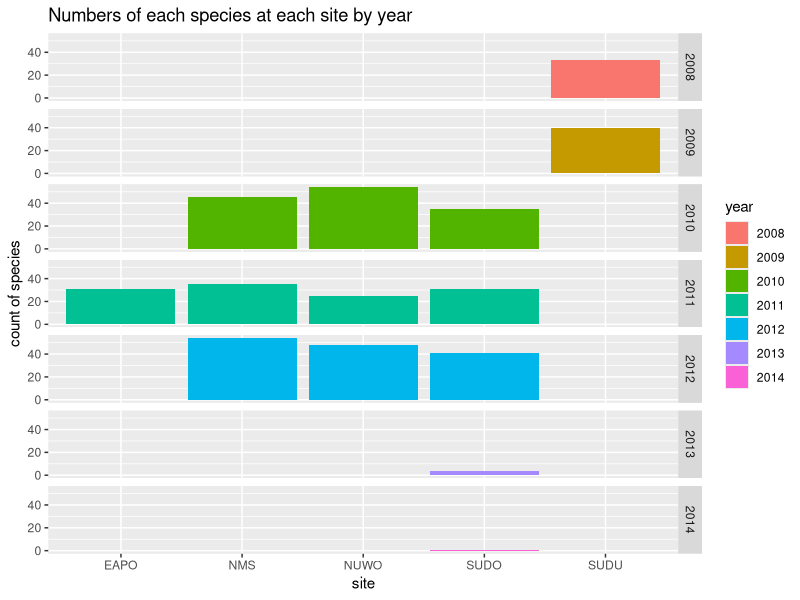
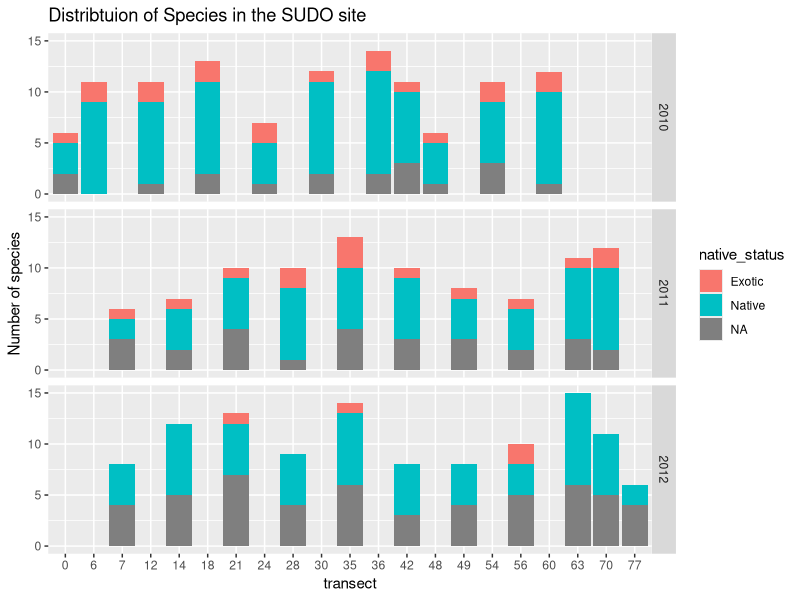
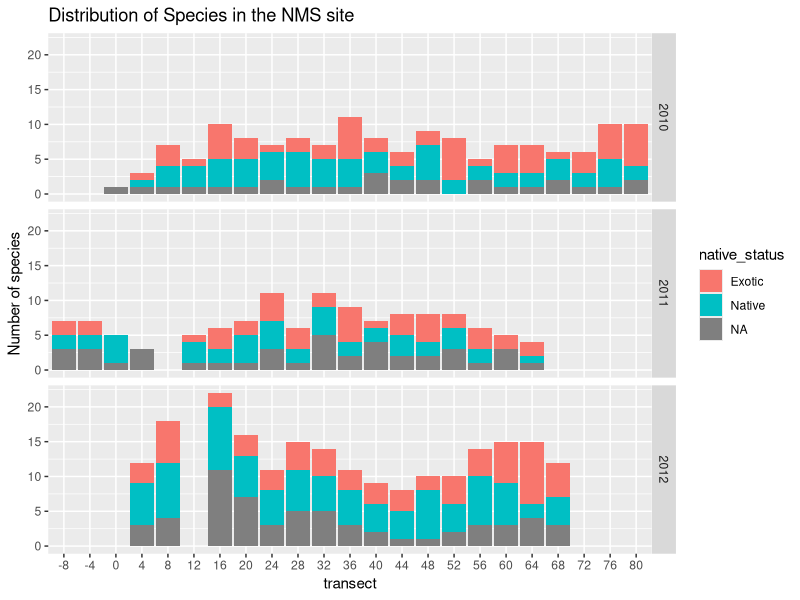
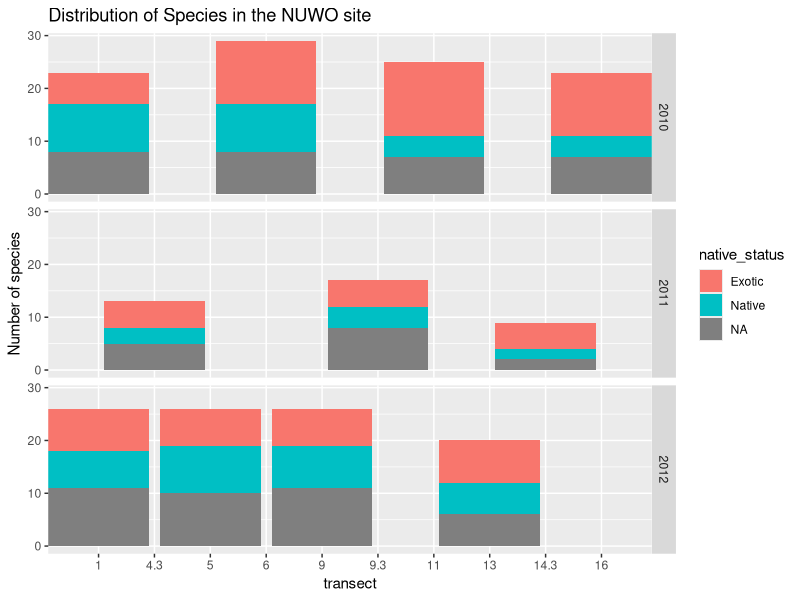
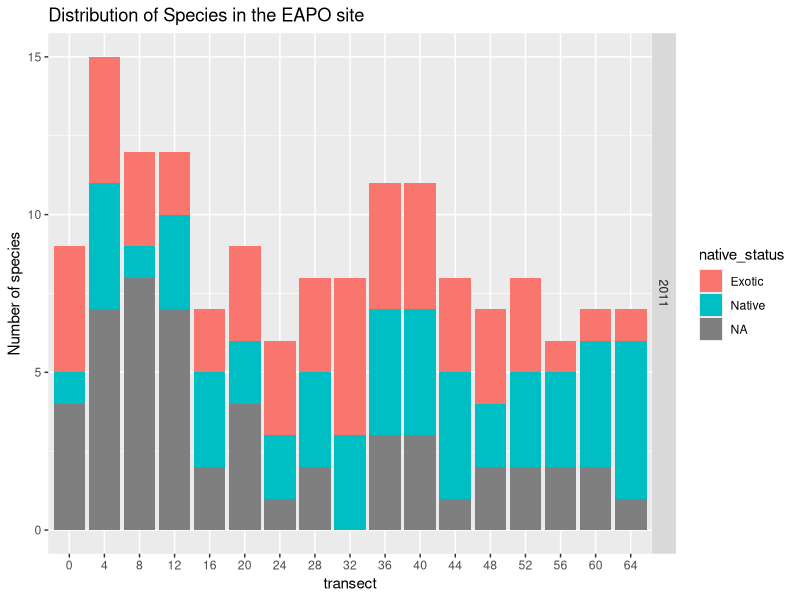
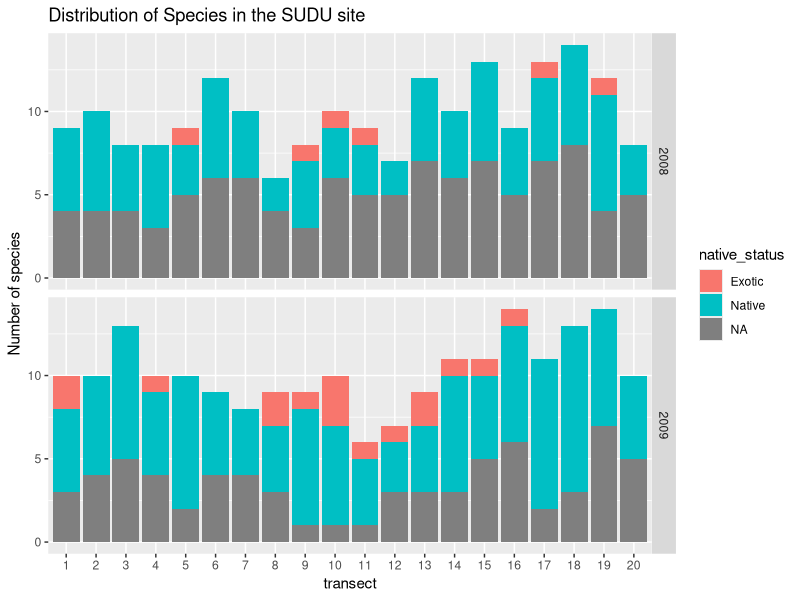
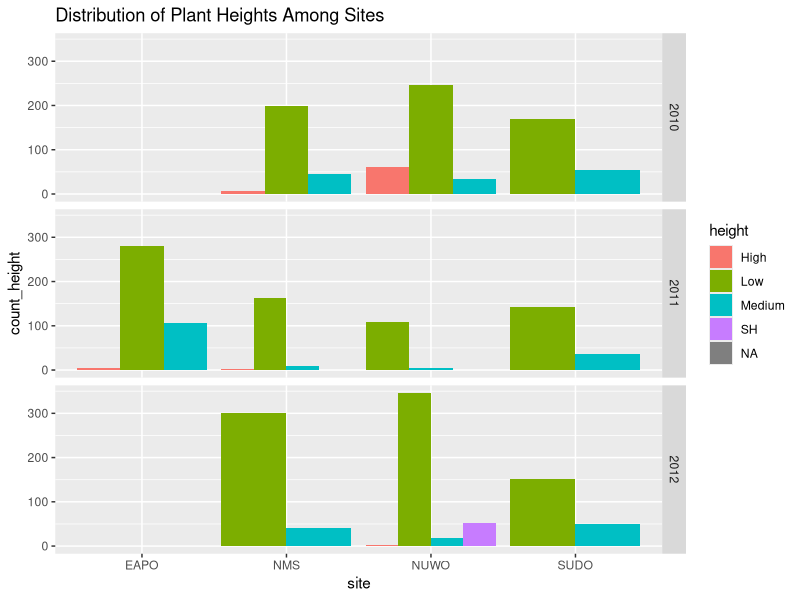

Here is the R script that generated these plots, in order:
## ---- chunk 1
library(dplyr)
library(ggplot2)
library(tidyr)
plant_data <- read.csv("cleaned_landsend_veg_2007_2012.csv", na.strings = c(""))
head(plant_data)

plant_data <- separate(plant_data, site_year_code, into = c("site", "year"))


# covnert transect, point to factor
plant_data <- plant_data %>% 
    mutate(transect = as.factor(transect),
           point = as.factor(point),
           species = tolower(species))


# recode incomplete variables
plant_data$height[plant_data$height == "L"] <- "Low"
plant_data$height[plant_data$height == "L "] <- "Low"
plant_data$height[plant_data$height == "M"] <- "Medium"
plant_data$height[plant_data$height == "H"] <- "High"
plant_data <- droplevels(plant_data)

by_transect <- plant_data %>% group_by(transect) %>%
                summarise(count_species = n_distinct(species)) %>%
                arrange(desc(count_species))


head(by_transect, 20)
## ---- chunk 2
# by site
by_site_year <- plant_data %>% group_by(year, site) %>%
            summarise(count_species = n_distinct(species)) %>%
            arrange(desc(count_species))

ggplot(aes(x = site, y = count_species, fill = year), data = by_site_year) +
    geom_bar(stat="identity") + labs(title = "Numbers of each species at each site by year") + facet_grid(year ~.) + ylab("count of species")

## ---- chunk 3
SUDO <- plant_data %>% filter(site == "SUDO") 
SUDO_by_year <- SUDO %>% group_by(year,
                                  life_history) %>% 
    summarise(num_species = n_distinct(species))
## ---- chunk 4
by_site_transect <- plant_data %>% group_by(site, transect) %>% 
                    summarise(count = n_distinct(species))

# SUDO site
by_site_transect_SUDO <- plant_data %>% group_by(year,site, transect,native_status) %>% 
                    summarise(count = n_distinct(species)) %>% filter(site == "SUDO") %>% filter(year %in% c("2010", "2011", "2012"))

ggplot(aes(x = transect, y = count, fill = native_status), data = by_site_transect_SUDO) + geom_bar(stat="identity") +
    facet_grid(year ~.) + labs(title = "Distribtuion of Species in the SUDO site") + ylab("Number of species")

# NMS
by_site_transect_NMS <- plant_data %>% group_by(year,site, transect,native_status) %>% 
                    summarise(count = n_distinct(species)) %>% filter(site == "NMS")%>% filter(year %in% c("2010", "2011", "2012"))

ggplot(aes(x = transect, y = count, fill = native_status), data = by_site_transect_NMS) + geom_bar(stat="identity") +
    facet_grid(year ~.) + labs(title = "Distribution of Species in the NMS site") + ylab("Number of species")

# NUWO

by_site_transect_NUWO <- plant_data %>% group_by(year,site, transect,native_status) %>% 
                    summarise(count = n_distinct(species)) %>% filter(site == "NUWO")
ggplot(aes(x = transect, y = count, fill = native_status), data = by_site_transect_NUWO) + geom_bar(stat="identity") +
    facet_grid(year ~.) + labs(title = "Distribution of Species in the NUWO site") + ylab("Number of species")

# EAPO

by_site_transect_NUWO <- plant_data %>% group_by(year,site, transect,native_status) %>% 
                    summarise(count = n_distinct(species)) %>% filter(site == "EAPO")
ggplot(aes(x = transect, y = count, fill = native_status), data = by_site_transect_NUWO) + geom_bar(stat="identity") +
    facet_grid(year ~.) + labs(title = "Distribution of Species in the EAPO site") + ylab("Number of species")

# SUDU

by_site_transect_NUWO <- plant_data %>% group_by(year,site, transect,native_status) %>% 
                    summarise(count = n_distinct(species)) %>% filter(site == "SUDU")
ggplot(aes(x = transect, y = count, fill = native_status), data = by_site_transect_NUWO) + geom_bar(stat="identity") +
    facet_grid(year ~.) + labs(title = "Distribution of Species in the SUDU site") + ylab("Number of species")


## ---- chunk 5
by_species <- plant_data %>% group_by(plant_code, species) %>% summarise(count = n())


by_site_height <- plant_data %>% group_by(year, site, height) %>% 
    summarise(count_height = n()) %>% filter(year %in% c("2010", "2011", "2012"))

ggplot(aes(site, y = count_height, fill = height), data = by_site_height) + 
    geom_bar(stat = "identity", position = "dodge") + facet_grid(year ~ .) + labs(title = "Distribution of Plant Heights Among Sites")


